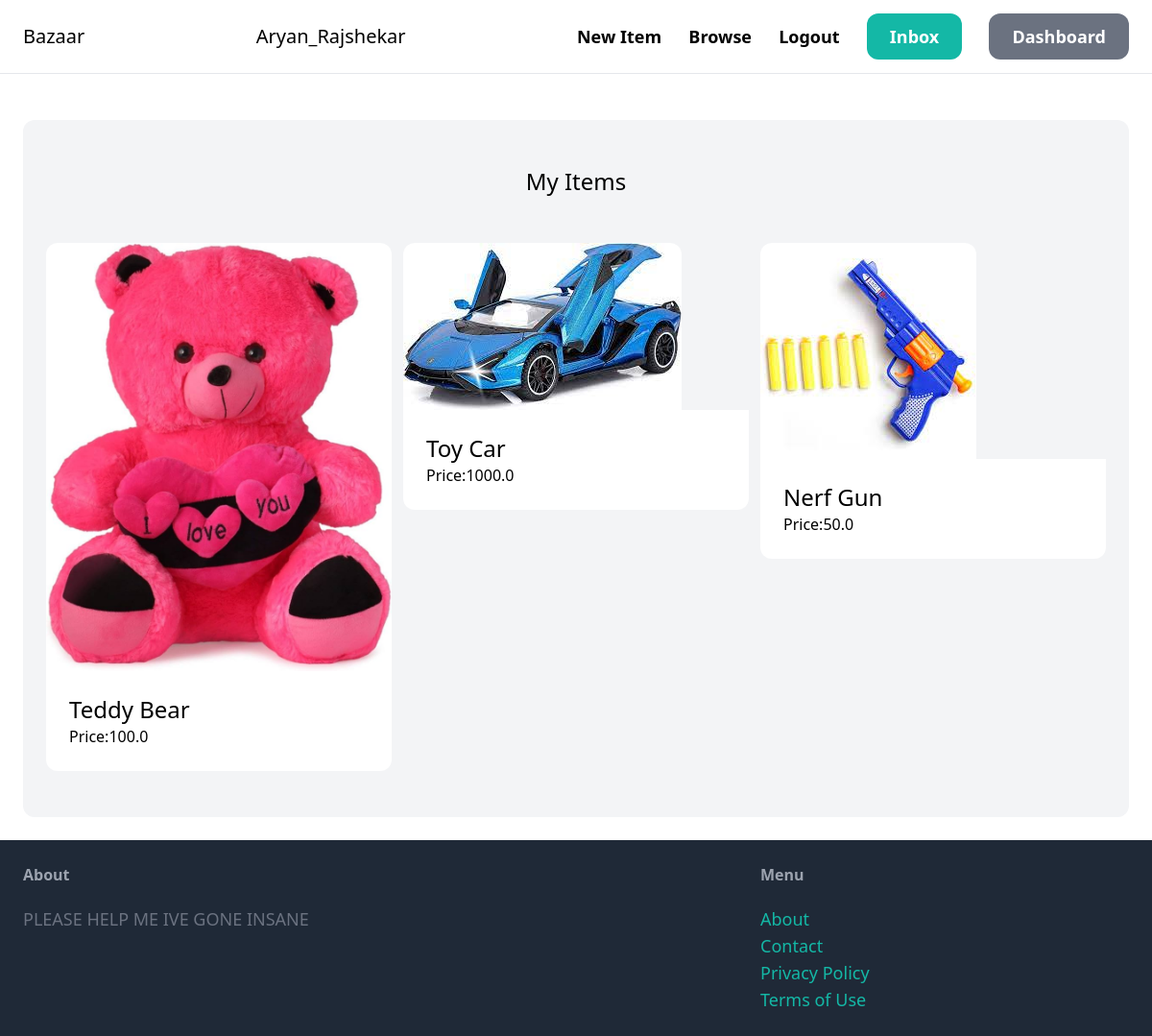
Page /dashboard/ (signed in) on the committed database.
### item/models.py (models this page shows, shortened)
class Item(models.Model):
    category= models.ForeignKey(Category, related_name='items',on_delete=models.CASCADE)
    name=models.CharField(max_length=255)
    description = models.TextField(blank=True,null=True)
    price = models.FloatField()
    image=models.ImageField(upload_to='item_images', blank=True,null=True)
    is_sold=models.BooleanField(default=False)
    created_by = models.ForeignKey(User, related_name='items',on_delete=models.CASCADE)
    created_at = models.DateTimeField(auto_now_add=True)

### dashboard/views.py (the view)
# urls.py: path('',views.index,name='index'),
@login_required
def index(request):
    items=Item.objects.filter(created_by=request.user)
    return render(request,'dashboard/index.html',{
        'items' : items,
    })

### dashboard/templates/dashboard/index.html (shortened to what this page needs)
{% extends 'core/base.html' %}
{% block content%}
<div class="mt-6 px-6 py-12 bg-gray-100 rounded-xl">
    <h2 class="mb-12 text-2xl text-center"> My Items</h2>
    <div class="grid grid-cols-3 gap-3">
        {%for item in items%}
        <div>
            <a href="{% url 'item:detail' item.id %}">
                <div>
                    <img src="{{item.image.url}}" class="rounded-t-xl">
                </div>
            <div class="p-6 bg-white rounded-b-xl">
                <h2 class="text-2xl">{{item.name}}</h2>
                <p class="text-black-100">Price:{{item.price}}</p>
            </div>
            </a>
        </div>
        {% endfor %}
    </div>
</div>
{%endblock%}

### core/templates/core/base.html (shortened to what this page needs)
<!DOCTYPE html>
<html>
    <head>
        <script src="https://cdn.tailwindcss.com"></script>
    </head>
    <body>
        <nav class="py-6 px-6 flex justify-between items-center border-b border-gray-200">
            <a href="/" class=text-xl font-semibold>Bazaar</a>
            {% if request.user.is_authenticated %}
            <div class = "text-xl">
            {{request.user.username}}
            {%endif%}
            </div>
            <div class="space-x-6">
                <a href="{% url 'item:add' %}" class="text-lg font-semibold hover:text-gray-500">New Item</a>
                <a href="{% url 'item:browse' %}" class="text-lg font-semibold hover:text-gray-500">Browse</a>
               {% if request.user.is_authenticated %}
               <a href="{% url 'core:logout' %}" class="text-lg font-semibold hover:text-gray-500">Logout</a>
               <a href="{% url 'message:inbox' %}" class="px-6 py-3 text-lg font-semibold bg-teal-500 text-white rounded-xl hover:bg-teal-700">Inbox</a>
                <a href="{% url 'dashboard:index' %}" class="px-6 py-3 text-lg font-semibold bg-gray-500 text-white rounded-xl hover:bg-gray-700">Dashboard</a>
               {% else %}
                <a href="{% url 'core:signup' %}" class="px-6 py-3 text-lg font-semibold bg-teal-500 text-white rounded-xl hover:bg-teal-700">Sign Up</a>
                <a href="{% url 'core:login' %}" class="px-6 py-3 text-lg font-semibold bg-gray-500 text-white rounded-xl hover:bg-gray-700">Login</a>
            {% endif%}
            </div>
        </nav>
        <div class="px-6 py-6">
          {% block content%}
          {% endblock %}
        </div>
        <footer class="py-6 px-6 flex justify-between bg-gray-800">
            <div class="w-2/3 pr-10">
                <h3 class="mb-5 font-semibold text-gray-400">About</h3>
                <p class="text-lg text-gray-500">PLEASE HELP ME IVE GONE INSANE</p>
            </div>
            <div class="w-1/3">
                <h3 class="mb-5 font-semibold text-gray-400">Menu</h3>
                <ul class="sapce-y-2">
                    <li><a href="#" class="text-lg text-teal-500 hover:text-teal-700">About</a></li>
                    <li><a href="{% url 'core:contact' %}" class="text-lg text-teal-500 hover:text-teal-700">Contact</a></li>
                    <li><a href="#" class="text-lg text-teal-500 hover:text-teal-700">Privacy Policy</a></li>
                    <li><a href="#" class="text-lg text-teal-500 hover:text-teal-700">Terms of Use</a></li>
                </div>
    </body>
</html>

### rows in the picture
Item: image (picture), name "Teddy Bear", price "100.0"
Item: image (picture), name "Toy Car", price "1000.0"
Item: image (picture), name "Nerf Gun", price "50.0"

### other values in the picture
{{ request.user.username }} "Aryan_Rajshekar"
